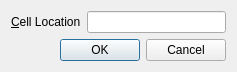
<?xml version="1.0" encoding="UTF-8"?>
<ui version="4.0">
 <class>GoToCellDialog</class>
 <widget class="QWidget" name="GoToCellDialog">
  <property name="geometry">
   <rect>
    <x>0</x>
    <y>0</y>
    <width>237</width>
    <height>71</height>
   </rect>
  </property>
  <property name="windowTitle">
   <string>Go to Cell</string>
  </property>
  <layout class="QVBoxLayout" name="verticalLayout">
   <item>
    <layout class="QHBoxLayout" name="horizontalLayout">
     <item>
      <widget class="QLabel" name="label">
       <property name="text">
        <string>&amp;Cell Location</string>
       </property>
       <property name="buddy">
        <cstring>lineEdit</cstring>
       </property>
      </widget>
     </item>
     <item>
      <widget class="QLineEdit" name="lineEdit"/>
     </item>
    </layout>
   </item>
   <item>
    <widget class="QDialogButtonBox" name="buttonBox">
     <property name="standardButtons">
      <set>QDialogButtonBox::Cancel|QDialogButtonBox::Ok</set>
     </property>
    </widget>
   </item>
  </layout>
 </widget>
 <resources/>
 <connections/>
</ui>
